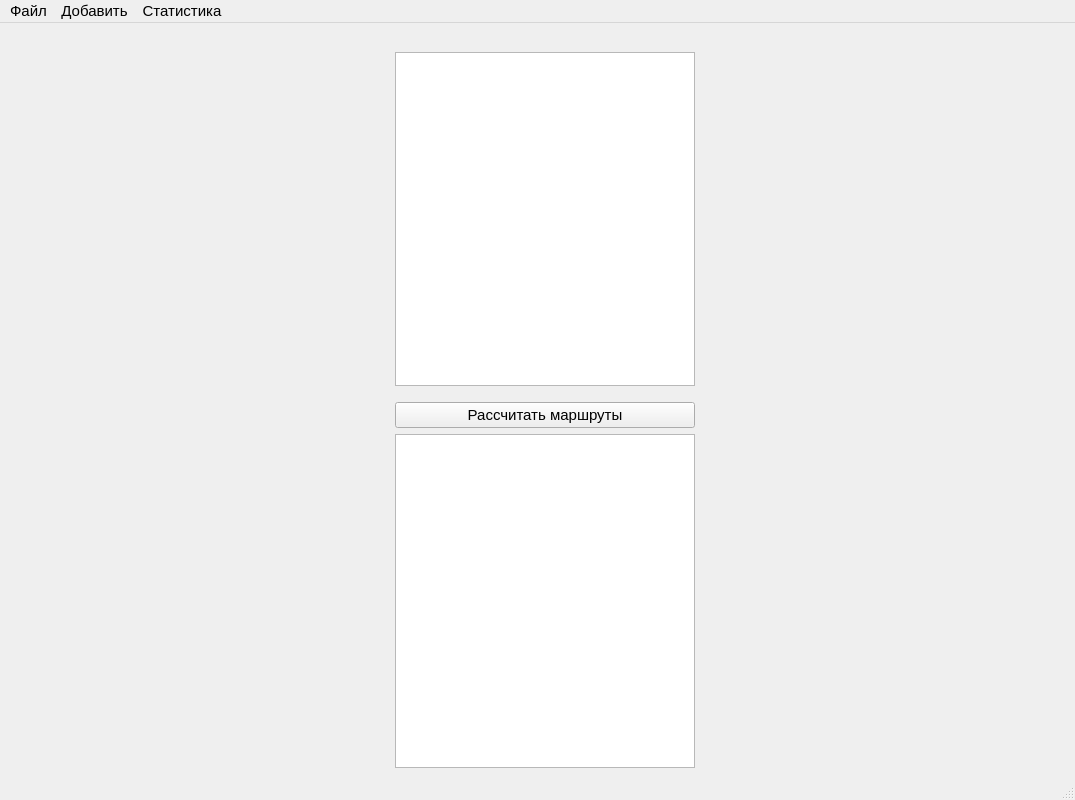
<?xml version="1.0" encoding="UTF-8"?>
<ui version="4.0">
    <class>MainWindow</class>
    <widget class="QMainWindow" name="MainWindow">
        <property name="windowModality">
            <enum>Qt::NonModal</enum>
        </property>
        <property name="geometry">
            <rect>
                <x>0</x>
                <y>0</y>
                <width>1075</width>
                <height>800</height>
            </rect>
        </property>
        <property name="sizePolicy">
            <sizepolicy hsizetype="Preferred" vsizetype="Preferred">
                <horstretch>0</horstretch>
                <verstretch>0</verstretch>
            </sizepolicy>
        </property>
        <property name="minimumSize">
            <size>
                <width>1075</width>
                <height>800</height>
            </size>
        </property>
        <property name="font">
            <font>
                <pointsize>11</pointsize>
            </font>
        </property>
        <property name="windowTitle">
            <string>Оптимизация маршрутов поставок</string>
        </property>
        <property name="documentMode">
            <bool>false</bool>
        </property>
        <property name="tabShape">
            <enum>QTabWidget::Rounded</enum>
        </property>
        <widget class="QWidget" name="centralwidget">
            <layout class="QGridLayout" name="gridLayout">
                <item row="1" column="5">
                    <spacer name="horizontalSpacer_2">
                        <property name="orientation">
                            <enum>Qt::Horizontal</enum>
                        </property>
                        <property name="sizeType">
                            <enum>QSizePolicy::Fixed</enum>
                        </property>
                        <property name="sizeHint" stdset="0">
                            <size>
                                <width>50</width>
                                <height>13</height>
                            </size>
                        </property>
                    </spacer>
                </item>
                <item row="1" column="2">
                    <spacer name="horizontalSpacer_3">
                        <property name="orientation">
                            <enum>Qt::Horizontal</enum>
                        </property>
                        <property name="sizeType">
                            <enum>QSizePolicy::Fixed</enum>
                        </property>
                        <property name="sizeHint" stdset="0">
                            <size>
                                <width>15</width>
                                <height>13</height>
                            </size>
                        </property>
                    </spacer>
                </item>
                <item row="1" column="1">
                    <layout class="QGridLayout" name="GraphWidget">
                        <property name="sizeConstraint">
                            <enum>QLayout::SetFixedSize</enum>
                        </property>
                    </layout>
                </item>
                <item row="1" column="0">
                    <spacer name="horizontalSpacer">
                        <property name="orientation">
                            <enum>Qt::Horizontal</enum>
                        </property>
                        <property name="sizeType">
                            <enum>QSizePolicy::Fixed</enum>
                        </property>
                        <property name="sizeHint" stdset="0">
                            <size>
                                <width>50</width>
                                <height>13</height>
                            </size>
                        </property>
                    </spacer>
                </item>
                <item row="1" column="3">
                    <layout class="QVBoxLayout" name="verticalLayout">
                        <item>
                            <widget class="QListWidget" name="nodeList">
                                <property name="sizePolicy">
                                    <sizepolicy hsizetype="Fixed" vsizetype="Expanding">
                                        <horstretch>0</horstretch>
                                        <verstretch>0</verstretch>
                                    </sizepolicy>
                                </property>
                                <property name="minimumSize">
                                    <size>
                                        <width>300</width>
                                        <height>0</height>
                                    </size>
                                </property>
                            </widget>
                        </item>
                        <item>
                            <spacer name="verticalSpacer_2">
                                <property name="orientation">
                                    <enum>Qt::Vertical</enum>
                                </property>
                                <property name="sizeType">
                                    <enum>QSizePolicy::Fixed</enum>
                                </property>
                                <property name="sizeHint" stdset="0">
                                    <size>
                                        <width>20</width>
                                        <height>10</height>
                                    </size>
                                </property>
                            </spacer>
                        </item>
                        <item>
                            <widget class="QPushButton" name="calcRoutesW">
                                <property name="minimumSize">
                                    <size>
                                        <width>300</width>
                                        <height>0</height>
                                    </size>
                                </property>
                                <property name="maximumSize">
                                    <size>
                                        <width>300</width>
                                        <height>16777215</height>
                                    </size>
                                </property>
                                <property name="text">
                                    <string>Рассчитать маршруты</string>
                                </property>
                            </widget>
                        </item>
                        <item>
                            <widget class="QListWidget" name="routeList">
                                <property name="sizePolicy">
                                    <sizepolicy hsizetype="Fixed" vsizetype="Expanding">
                                        <horstretch>0</horstretch>
                                        <verstretch>0</verstretch>
                                    </sizepolicy>
                                </property>
                                <property name="minimumSize">
                                    <size>
                                        <width>300</width>
                                        <height>0</height>
                                    </size>
                                </property>
                            </widget>
                        </item>
                    </layout>
                </item>
                <item row="0" column="3">
                    <spacer name="verticalSpacer">
                        <property name="orientation">
                            <enum>Qt::Vertical</enum>
                        </property>
                        <property name="sizeType">
                            <enum>QSizePolicy::Fixed</enum>
                        </property>
                        <property name="sizeHint" stdset="0">
                            <size>
                                <width>20</width>
                                <height>20</height>
                            </size>
                        </property>
                    </spacer>
                </item>
            </layout>
        </widget>
        <widget class="QMenuBar" name="menubar">
            <property name="geometry">
                <rect>
                    <x>0</x>
                    <y>0</y>
                    <width>1075</width>
                    <height>22</height>
                </rect>
            </property>
            <widget class="QMenu" name="action_stat">
                <property name="title">
                    <string>Статистика</string>
                </property>
            </widget>
            <widget class="QMenu" name="menu_4">
                <property name="title">
                    <string>Файл</string>
                </property>
                <addaction name="import_action"/>
                <addaction name="export_action"/>
            </widget>
            <widget class="QMenu" name="menu_5">
                <property name="title">
                    <string>Добавить</string>
                </property>
                <addaction name="action_parking"/>
                <addaction name="action_warehouse"/>
                <addaction name="action_consumer"/>
            </widget>
            <addaction name="menu_4"/>
            <addaction name="menu_5"/>
            <addaction name="action_stat"/>
        </widget>
        <widget class="QStatusBar" name="statusbar"/>
        <action name="action">
            <property name="text">
                <string>Добавить</string>
            </property>
        </action>
        <action name="action_4">
            <property name="text">
                <string>Карта</string>
            </property>
        </action>
        <action name="action_5">
            <property name="text">
                <string>Запасы</string>
            </property>
        </action>
        <action name="action_6">
            <property name="text">
                <string>Заказы</string>
            </property>
        </action>
        <action name="action_8">
            <property name="text">
                <string>Карта</string>
            </property>
        </action>
        <action name="action_9">
            <property name="text">
                <string>Запасы</string>
            </property>
        </action>
        <action name="action_10">
            <property name="text">
                <string>Заказы</string>
            </property>
        </action>
        <action name="action_11">
            <property name="text">
                <string>Добавить</string>
            </property>
        </action>
        <action name="import_action">
            <property name="text">
                <string>Импорт</string>
            </property>
        </action>
        <action name="export_action">
            <property name="text">
                <string>Экспорт</string>
            </property>
        </action>
        <action name="action_parking">
            <property name="text">
                <string>Стоянка</string>
            </property>
        </action>
        <action name="action_warehouse">
            <property name="text">
                <string>Склад</string>
            </property>
        </action>
        <action name="action_consumer">
            <property name="text">
                <string>Потребитель</string>
            </property>
        </action>
    </widget>
    <resources/>
    <connections/>
</ui>
